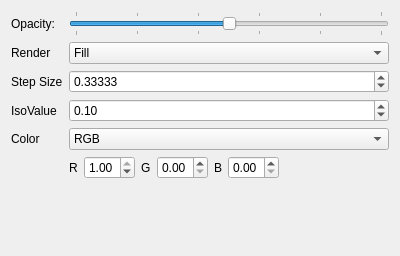
<ui version="4.0" >
 <class>OrbitalSettingsWidget</class>
 <widget class="QWidget" name="OrbitalSettingsWidget" >
  <property name="geometry" >
   <rect>
    <x>0</x>
    <y>0</y>
    <width>400</width>
    <height>256</height>
   </rect>
  </property>
  <layout class="QGridLayout" >
   <item row="0" column="0" >
    <widget class="QLabel" name="opacityLabel" >
     <property name="text" >
      <string>Opacity:</string>
     </property>
    </widget>
   </item>
   <item row="0" column="1" >
    <widget class="QSlider" name="opacitySlider" >
     <property name="minimum" >
      <number>0</number>
     </property>
     <property name="maximum" >
      <number>20</number>
     </property>
     <property name="singleStep" >
      <number>1</number>
     </property>
     <property name="pageStep" >
      <number>2</number>
     </property>
     <property name="value" >
      <number>10</number>
     </property>
     <property name="sliderPosition" >
      <number>10</number>
     </property>
     <property name="orientation" >
      <enum>Qt::Horizontal</enum>
     </property>
     <property name="invertedAppearance" >
      <bool>false</bool>
     </property>
     <property name="tickPosition" >
      <enum>QSlider::TicksBothSides</enum>
     </property>
     <property name="tickInterval" >
      <number>4</number>
     </property>
    </widget>
   </item>
   <item row="1" column="0" >
    <widget class="QLabel" name="renderLabel" >
     <property name="text" >
      <string>Render</string>
     </property>
    </widget>
   </item>
   <item row="1" column="1" >
    <widget class="QComboBox" name="renderCombo" >
     <item>
      <property name="text" >
       <string>Fill</string>
      </property>
     </item>
     <item>
      <property name="text" >
       <string>Lines</string>
      </property>
     </item>
     <item>
      <property name="text" >
       <string>Points</string>
      </property>
     </item>
    </widget>
   </item>
   <item row="2" column="0" >
    <widget class="QLabel" name="stepSizeLabel" >
     <property name="text" >
      <string>Step Size</string>
     </property>
    </widget>
   </item>
   <item row="2" column="1" >
    <widget class="QDoubleSpinBox" name="stepSizeSpin" >
     <property name="decimals" >
      <number>5</number>
     </property>
     <property name="minimum" >
      <double>0.100000000000000</double>
     </property>
     <property name="maximum" >
      <double>1.000000000000000</double>
     </property>
     <property name="singleStep" >
      <double>0.100000000000000</double>
     </property>
     <property name="value" >
      <double>0.333330000000000</double>
     </property>
    </widget>
   </item>
   <item row="3" column="0" >
    <widget class="QLabel" name="paddingLabel" >
     <property name="text" >
      <string>IsoValue</string>
     </property>
    </widget>
   </item>
   <item row="3" column="1" >
    <widget class="QDoubleSpinBox" name="isoSpin" >
     <property name="minimum" >
      <double>-5.000000000000000</double>
     </property>
     <property name="maximum" >
      <double>5.000000000000000</double>
     </property>
     <property name="singleStep" >
      <double>0.100000000000000</double>
     </property>
     <property name="value" >
      <double>0.100000000000000</double>
     </property>
    </widget>
   </item>
   <item row="4" column="0" >
    <widget class="QLabel" name="colorLabel" >
     <property name="text" >
      <string>Color</string>
     </property>
    </widget>
   </item>
   <item row="4" column="1" >
    <widget class="QComboBox" name="colorCombo" >
     <item>
      <property name="text" >
       <string>RGB</string>
      </property>
     </item>
     <item>
      <property name="text" >
       <string>Electrostatic Potential (ESP)</string>
      </property>
     </item>
    </widget>
   </item>
   <item row="5" column="1" >
    <layout class="QHBoxLayout" >
     <item>
      <widget class="QLabel" name="RLabel" >
       <property name="text" >
        <string>R</string>
       </property>
      </widget>
     </item>
     <item>
      <widget class="QDoubleSpinBox" name="RSpin" >
       <property name="maximum" >
        <double>1.000000000000000</double>
       </property>
       <property name="singleStep" >
        <double>0.100000000000000</double>
       </property>
       <property name="value" >
        <double>1.000000000000000</double>
       </property>
      </widget>
     </item>
     <item>
      <widget class="QLabel" name="GLabel" >
       <property name="text" >
        <string>G</string>
       </property>
      </widget>
     </item>
     <item>
      <widget class="QDoubleSpinBox" name="GSpin" >
       <property name="maximum" >
        <double>1.000000000000000</double>
       </property>
       <property name="singleStep" >
        <double>0.100000000000000</double>
       </property>
      </widget>
     </item>
     <item>
      <widget class="QLabel" name="BLabel" >
       <property name="text" >
        <string>B</string>
       </property>
      </widget>
     </item>
     <item>
      <widget class="QDoubleSpinBox" name="BSpin" >
       <property name="maximum" >
        <double>1.000000000000000</double>
       </property>
       <property name="singleStep" >
        <double>0.100000000000000</double>
       </property>
      </widget>
     </item>
     <item>
      <spacer>
       <property name="orientation" >
        <enum>Qt::Horizontal</enum>
       </property>
       <property name="sizeHint" >
        <size>
         <width>40</width>
         <height>20</height>
        </size>
       </property>
      </spacer>
     </item>
    </layout>
   </item>
   <item row="6" column="1" >
    <spacer>
     <property name="orientation" >
      <enum>Qt::Vertical</enum>
     </property>
     <property name="sizeHint" >
      <size>
       <width>20</width>
       <height>40</height>
      </size>
     </property>
    </spacer>
   </item>
  </layout>
 </widget>
 <resources/>
 <connections/>
</ui>
